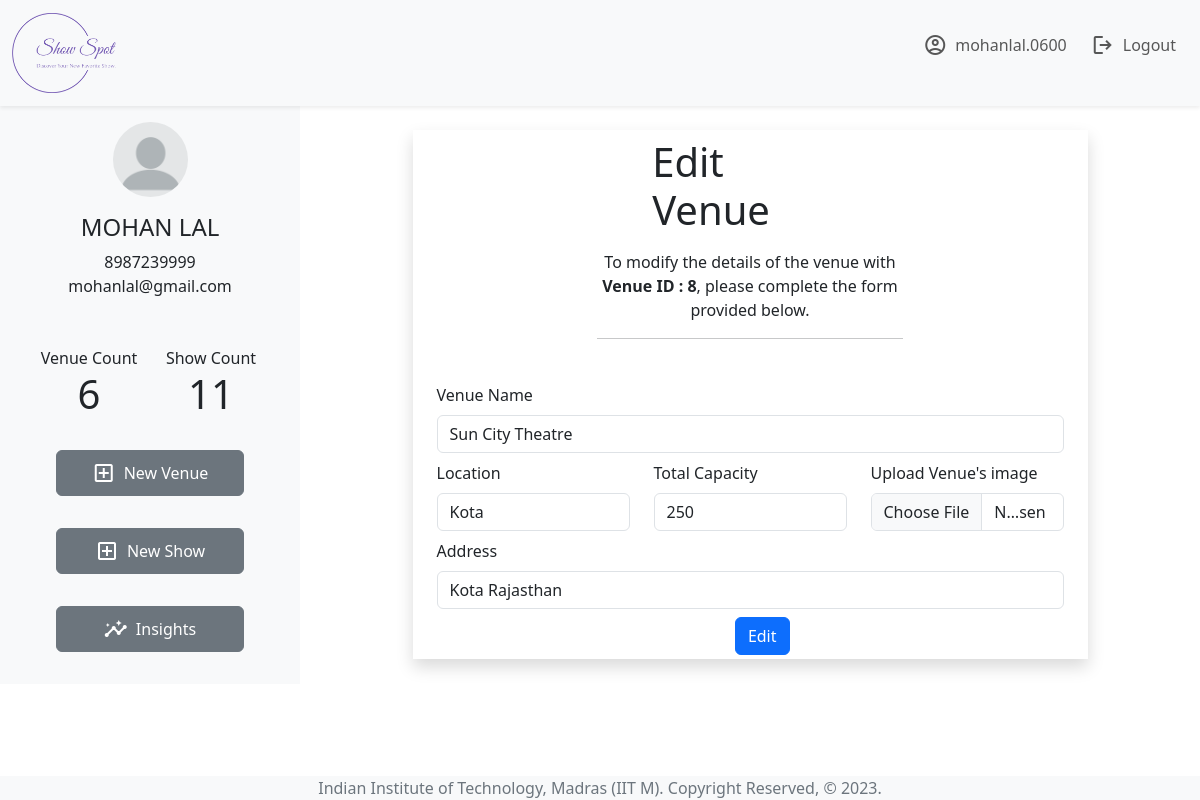
/admin/edit_venue/8 (signed in), run on the app's committed database.
### applications/models.py (models this page shows, shortened)
class Admin(db.Model,UserMixin):
    user_id = db.Column(db.String,primary_key = True,nullable = False, unique = True)
    password = db.Column(db.String,nullable=False)
    name = db.Column(db.String)
    email_id = db.Column(db.String)
    phone_no = db.Column(db.Integer)
    venues = db.relationship("Venue", backref='admin')
    shows = db.relationship("Show",backref='admin')

class Venue(db.Model):
    venue_id = db.Column(db.Integer,primary_key = True, nullable = False,unique = True, autoincrement = True)
    venue_name = db.Column(db.String,nullable = False)
    location = db.Column(db.String,nullable = False)
    address = db.Column(db.String)
    capacity = db.Column(db.String)
    admin_id = db.Column(db.String,db.ForeignKey('admin.user_id'))
    venue_img_url = db.Column(db.String)
    shows = db.relationship("Show",backref='venues')

### admin/admin_applications/admin_controllers.py (the view, shortened to what this page needs)
@admin_bp.route("/edit_venue/<int:venue_id>",methods=['GET','POST'])
@login_required
def edit_venue(venue_id):
    if request.method=='GET':
        venue_details = Venue.query.filter_by(venue_id = venue_id).first()
        return render_template('edit_venue.html',venue = venue_details)

### applications/login.py (called while the page is built)
@login_manager.user_loader
def load_user(user_id):
    x =  User.query.get(user_id)
    if x==None:
        x = Admin.query.get(user_id)
    return x

### admin/admin_templates/edit_venue.html (shortened to what this page needs)
{% extends 'admin_base.html' %}
{% block main %}
<div class="row justify-content-center">
    <div class="col-9 justify-content-center shadow m-4">
        <div class="row justify-content-center p-2">
            <div class="col-4 justify-content-center">
                <span class="display-6">Edit Venue</span>
            </div>
        </div>
        <div class="row justify-content-center mb-3 p-2">
            <div class="col-6 justify-content-center">
                <p class="text-center">To modify the details of the venue with <strong>Venue ID : {{ venue.venue_id }}</strong>, please complete the form provided below. </p>
                <hr>
            </div>
        </div>
        <form method="POST" class="row justify-content-center" accept-charset="UTF-8" enctype="multipart/form-data">
            <div class="row m-1">
                <div class="col">
                    <label for="name" class="form-label">Venue Name</label>
                    <input type="text" class="form-control" id="name" name="name" placeholder="Enter venue name" required value="{{ venue.venue_name }}">
                </div>
            </div>
            <div class="row m-1">
                <div class="col-4">
                    <label for="location" class="form-label">Location</label>
                    <input type="text" class="form-control" id="location" name="location" placeholder="Enter location of venue " required value="{{ venue.location }}">
                </div>
                <div class="col-4">
                    <label for="capacity" class="form-label">Total Capacity</label>
                    <input type="text" class="form-control" id="capacity" name="capacity" placeholder="Total capacity of venue" required value="{{ venue.capacity }}">
                </div>
                <div class="col-4">
                    <label for="image" class="form-label">Upload Venue's image</label>
                    <input type="file" class="form-control" id="image" name="image" accept="image/png, image/jpeg">
                </div>
            </div>
            <div class="row m-1">
                <div class="col">
                    <label for="address" class="form-label">Address</label>
                    <input type="text" class="form-control" id="address" name="address" placeholder="Enter the Complete Address" value="{{ venue.address }}">
                </div>
            </div>
            <div class="row  m-1 justify-content-center">
                <div class="col-1 justify-content-center align-content-center">
                    <button type="submit" class="btn btn-primary rounded">
                        Edit
                    </button>
                </div>
            </div>
        </form>
    </div>
</div>
{% endblock %}

### admin/admin_templates/admin_base.html (shortened to what this page needs)
{% extends 'base.html' %}
{% block head %}
{{ super() }}
{% endblock head %}
{% block navbar_content %}
<a class="nav-link " href={{ url_for('admin.index') }}>
    <div class="d-flex justify-content-center">
        <span class="material-symbols-outlined p-1">
        </span>
        <p class="p-1">
            {{ current_user.user_id }}
        </p>
    </div>
</a>
<a class="nav-link justify-content-center" href = {{ url_for('admin.admin_logout') }}>
    <div class="d-flex justify-content-center">
        <span class="material-symbols-outlined p-1">
        </span>
        <span class="p-1">Logout</span>
    </div>
</a>
{% endblock navbar_content %}
{% block body%}
<div class="container-fluid">
    <div class="row">
        <div class="col-3 justify-content-center bg-body-tertiary">
            <div class='row justify-content-center m-3'>
                <div class="col d-flex flex-column">
                    <img  class='rounded-circle align-self-center ' src = {{ url_for('static',filename='images/blank-profile-picture.png')}} width = 75rem>
                    <span class = 'h4 mt-2 pt-2 align-self-center'>{{ current_user.name | upper }}</span>
                    <span class = 'align-self-center'>{{ current_user.phone_no }}</span>
                    <span class="align-self-center mb-3 pb-3">{{ current_user.email_id }}</span>
                </div>
            </div>
            <div class="row justify-content-center m-3">
                <div class="col-6 d-flex flex-column">
                    <span class="align-self-center">Venue Count</span>
                    <span class="display-6 align-self-center">{{ current_user.venues | length() }}</span>
                </div>
                <div class="col-6 d-flex flex-column">
                    <span class="align-self-center">Show Count</span>
                    <span class="display-6 align-self-center">{{ current_user.shows | length() }}</span>
                </div>
            </div>
            <div class="row justify-content-center m-3">
                <div class="col d-flex flex-column">
                    <a class="btn btn-secondary m-3" href={{ url_for('admin.add_venue') }}>
                        <div class="d-flex justify-content-center">
                            <span class="material-symbols-outlined p-1">
                            </span>
                            <span class="p-1">New Venue</span>
                        </div>
                    </a>
                    <a class="btn btn-secondary m-3" href={{ url_for('admin.add_show') }}>
                        <div class="d-flex justify-content-center">
                            <span class="material-symbols-outlined p-1">
                            </span>
                            <span class="p-1">New Show</span>
                        </div>
                    </a>
                    <a class="btn btn-secondary m-3" href={{ url_for('admin.summary') }}>
                        <div class="d-flex justify-content-center">
                            <span class="material-symbols-outlined p-1">
                            </span>
                            <span class="p-1">Insights</span>
                        </div>
                    </a>
                </div>
            </div>
        </div>
        <div class="col-9 justify-content-center">
            {% block main %}  {% endblock %}
        </div>
    </div>
</div>
{% endblock body %}

### data on the page
Admin: user_id "mohanlal.0600", name "MOHAN LAL", phone_no "8987239999", email_id "mohanlal@gmail.com"
Venue: venue_id "8", name "Sun City Theatre", location "Kota", capacity "250", address "Kota Rajasthan"

### other printed values
{{ current_user.venues | length() }} "6"
{{ current_user.shows | length() }} "11"
